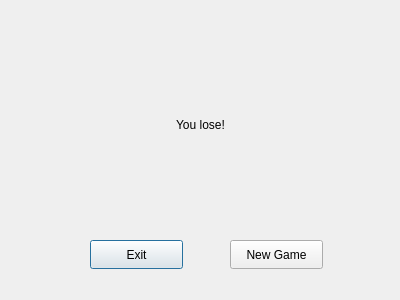
<?xml version="1.0" encoding="UTF-8"?>
<ui version="4.0">
 <class>WinLoseDialog</class>
 <widget class="QDialog" name="WinLoseDialog">
  <property name="geometry">
   <rect>
    <x>0</x>
    <y>0</y>
    <width>400</width>
    <height>300</height>
   </rect>
  </property>
  <property name="windowTitle">
   <string>Dialog</string>
  </property>
  <widget class="QPushButton" name="exit">
   <property name="geometry">
    <rect>
     <x>90</x>
     <y>240</y>
     <width>93</width>
     <height>29</height>
    </rect>
   </property>
   <property name="text">
    <string>Exit</string>
   </property>
  </widget>
  <widget class="QPushButton" name="newGame">
   <property name="geometry">
    <rect>
     <x>230</x>
     <y>240</y>
     <width>93</width>
     <height>29</height>
    </rect>
   </property>
   <property name="text">
    <string>New Game</string>
   </property>
  </widget>
  <widget class="QLabel" name="label">
   <property name="geometry">
    <rect>
     <x>10</x>
     <y>80</y>
     <width>381</width>
     <height>91</height>
    </rect>
   </property>
   <property name="styleSheet">
    <string notr="true">font: 64pt &quot;Times New Roman&quot;;</string>
   </property>
   <property name="text">
    <string>&lt;html&gt;&lt;head/&gt;&lt;body&gt;&lt;p align=&quot;center&quot;&gt;You lose!&lt;/p&gt;&lt;/body&gt;&lt;/html&gt;</string>
   </property>
  </widget>
 </widget>
 <resources/>
 <connections/>
</ui>
